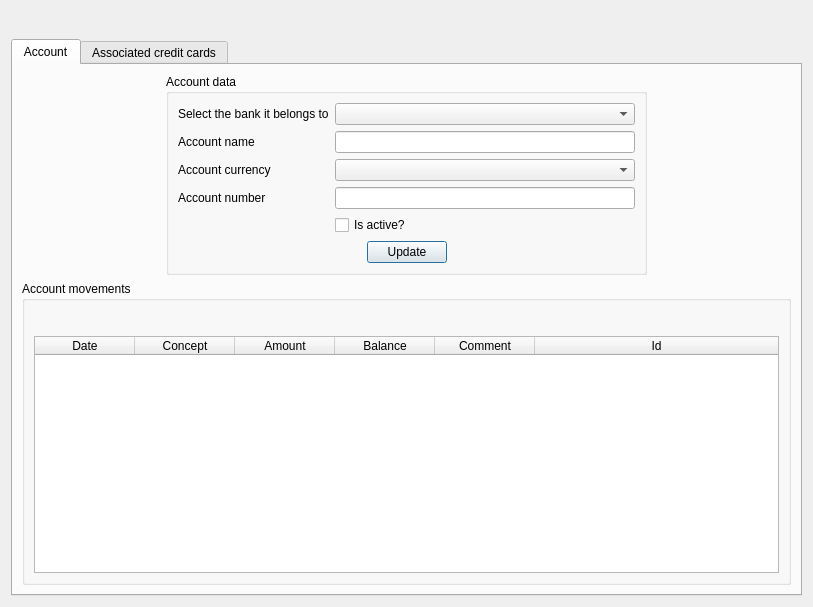
<?xml version="1.0" encoding="UTF-8"?>
<ui version="4.0">
 <class>frmAccountsReport</class>
 <widget class="QDialog" name="frmAccountsReport">
  <property name="windowModality">
   <enum>Qt::WindowModal</enum>
  </property>
  <property name="geometry">
   <rect>
    <x>0</x>
    <y>0</y>
    <width>813</width>
    <height>607</height>
   </rect>
  </property>
  <property name="windowTitle">
   <string>Account report</string>
  </property>
  <property name="windowIcon">
   <iconset resource="../images/xulpymoney.qrc">
    <normaloff>:/xulpymoney/report2.png</normaloff>:/xulpymoney/report2.png</iconset>
  </property>
  <property name="modal">
   <bool>true</bool>
  </property>
  <layout class="QVBoxLayout" name="_2">
   <item>
    <layout class="QVBoxLayout" name="verticalLayout_2">
     <item>
      <widget class="QLabel" name="lblTitulo">
       <property name="font">
        <font>
         <pointsize>14</pointsize>
         <weight>75</weight>
         <bold>true</bold>
        </font>
       </property>
       <property name="styleSheet">
        <string notr="true">color: rgb(0, 128, 0);</string>
       </property>
       <property name="text">
        <string/>
       </property>
       <property name="alignment">
        <set>Qt::AlignCenter</set>
       </property>
      </widget>
     </item>
     <item>
      <widget class="QTabWidget" name="tab">
       <property name="currentIndex">
        <number>0</number>
       </property>
       <widget class="QWidget" name="tabMovimientos">
        <attribute name="icon">
         <iconset resource="../images/xulpymoney.qrc">
          <normaloff>:/xulpymoney/coins.png</normaloff>:/xulpymoney/coins.png</iconset>
        </attribute>
        <attribute name="title">
         <string>Account</string>
        </attribute>
        <layout class="QHBoxLayout" name="horizontalLayout_5">
         <item>
          <layout class="QVBoxLayout" name="verticalLayout_6">
           <item>
            <layout class="QHBoxLayout" name="horizontalLayout_4">
             <item>
              <spacer name="horizontalSpacer_4">
               <property name="orientation">
                <enum>Qt::Horizontal</enum>
               </property>
               <property name="sizeHint" stdset="0">
                <size>
                 <width>40</width>
                 <height>20</height>
                </size>
               </property>
              </spacer>
             </item>
             <item>
              <widget class="QGroupBox" name="groupBox">
               <property name="sizePolicy">
                <sizepolicy hsizetype="Minimum" vsizetype="Minimum">
                 <horstretch>0</horstretch>
                 <verstretch>0</verstretch>
                </sizepolicy>
               </property>
               <property name="title">
                <string>Account data</string>
               </property>
               <layout class="QHBoxLayout" name="horizontalLayout_2">
                <item>
                 <layout class="QVBoxLayout" name="verticalLayout">
                  <item>
                   <layout class="QFormLayout" name="formLayout">
                    <property name="fieldGrowthPolicy">
                     <enum>QFormLayout::ExpandingFieldsGrow</enum>
                    </property>
                    <item row="0" column="0">
                     <widget class="QLabel" name="label">
                      <property name="text">
                       <string>Select the bank it belongs to</string>
                      </property>
                     </widget>
                    </item>
                    <item row="0" column="1">
                     <widget class="QComboBox" name="cmbEB">
                      <property name="sizePolicy">
                       <sizepolicy hsizetype="Expanding" vsizetype="Preferred">
                        <horstretch>0</horstretch>
                        <verstretch>0</verstretch>
                       </sizepolicy>
                      </property>
                      <property name="sizeAdjustPolicy">
                       <enum>QComboBox::AdjustToContents</enum>
                      </property>
                     </widget>
                    </item>
                    <item row="1" column="0">
                     <widget class="QLabel" name="label_2">
                      <property name="text">
                       <string>Account name</string>
                      </property>
                     </widget>
                    </item>
                    <item row="1" column="1">
                     <widget class="QLineEdit" name="txtAccount">
                      <property name="sizePolicy">
                       <sizepolicy hsizetype="Expanding" vsizetype="Preferred">
                        <horstretch>0</horstretch>
                        <verstretch>0</verstretch>
                       </sizepolicy>
                      </property>
                      <property name="minimumSize">
                       <size>
                        <width>300</width>
                        <height>0</height>
                       </size>
                      </property>
                     </widget>
                    </item>
                    <item row="2" column="0">
                     <widget class="QLabel" name="label_8">
                      <property name="text">
                       <string>Account currency</string>
                      </property>
                     </widget>
                    </item>
                    <item row="2" column="1">
                     <widget class="QComboBox" name="cmbCurrency">
                      <property name="sizePolicy">
                       <sizepolicy hsizetype="Expanding" vsizetype="Preferred">
                        <horstretch>0</horstretch>
                        <verstretch>0</verstretch>
                       </sizepolicy>
                      </property>
                     </widget>
                    </item>
                    <item row="3" column="0">
                     <widget class="QLabel" name="label_3">
                      <property name="text">
                       <string>Account number</string>
                      </property>
                     </widget>
                    </item>
                    <item row="3" column="1">
                     <widget class="QLineEdit" name="txtNumero">
                      <property name="sizePolicy">
                       <sizepolicy hsizetype="Expanding" vsizetype="Preferred">
                        <horstretch>0</horstretch>
                        <verstretch>0</verstretch>
                       </sizepolicy>
                      </property>
                     </widget>
                    </item>
                    <item row="4" column="1">
                     <widget class="QCheckBox" name="chkActiva">
                      <property name="text">
                       <string>Is active?</string>
                      </property>
                     </widget>
                    </item>
                   </layout>
                  </item>
                  <item>
                   <layout class="QHBoxLayout" name="horizontalLayout_12">
                    <item>
                     <spacer name="horizontalSpacer_6">
                      <property name="orientation">
                       <enum>Qt::Horizontal</enum>
                      </property>
                      <property name="sizeHint" stdset="0">
                       <size>
                        <width>40</width>
                        <height>20</height>
                       </size>
                      </property>
                     </spacer>
                    </item>
                    <item>
                     <widget class="QPushButton" name="cmdDatos">
                      <property name="text">
                       <string>Update</string>
                      </property>
                     </widget>
                    </item>
                    <item>
                     <spacer name="horizontalSpacer_7">
                      <property name="orientation">
                       <enum>Qt::Horizontal</enum>
                      </property>
                      <property name="sizeHint" stdset="0">
                       <size>
                        <width>40</width>
                        <height>20</height>
                       </size>
                      </property>
                     </spacer>
                    </item>
                   </layout>
                  </item>
                 </layout>
                </item>
               </layout>
              </widget>
             </item>
             <item>
              <spacer name="horizontalSpacer_5">
               <property name="orientation">
                <enum>Qt::Horizontal</enum>
               </property>
               <property name="sizeHint" stdset="0">
                <size>
                 <width>40</width>
                 <height>20</height>
                </size>
               </property>
              </spacer>
             </item>
            </layout>
           </item>
           <item>
            <widget class="QGroupBox" name="groupBox_2">
             <property name="sizePolicy">
              <sizepolicy hsizetype="Expanding" vsizetype="Expanding">
               <horstretch>0</horstretch>
               <verstretch>0</verstretch>
              </sizepolicy>
             </property>
             <property name="title">
              <string>Account movements</string>
             </property>
             <layout class="QHBoxLayout" name="horizontalLayout_3">
              <item>
               <layout class="QVBoxLayout" name="verticalLayout_3">
                <item>
                 <layout class="QHBoxLayout" name="horizontalLayout">
                  <item>
                   <spacer name="horizontalSpacer_2">
                    <property name="orientation">
                     <enum>Qt::Horizontal</enum>
                    </property>
                    <property name="sizeHint" stdset="0">
                     <size>
                      <width>40</width>
                      <height>20</height>
                     </size>
                    </property>
                   </spacer>
                  </item>
                  <item>
                   <widget class="wdgYearMonth" name="wdgYM" native="true"/>
                  </item>
                  <item>
                   <spacer name="horizontalSpacer_3">
                    <property name="orientation">
                     <enum>Qt::Horizontal</enum>
                    </property>
                    <property name="sizeHint" stdset="0">
                     <size>
                      <width>40</width>
                      <height>20</height>
                     </size>
                    </property>
                   </spacer>
                  </item>
                 </layout>
                </item>
                <item>
                 <widget class="myQTableWidget" name="tblOperaciones">
                  <property name="contextMenuPolicy">
                   <enum>Qt::CustomContextMenu</enum>
                  </property>
                  <property name="alternatingRowColors">
                   <bool>true</bool>
                  </property>
                  <property name="selectionMode">
                   <enum>QAbstractItemView::SingleSelection</enum>
                  </property>
                  <property name="selectionBehavior">
                   <enum>QAbstractItemView::SelectRows</enum>
                  </property>
                  <attribute name="horizontalHeaderStretchLastSection">
                   <bool>true</bool>
                  </attribute>
                  <attribute name="verticalHeaderVisible">
                   <bool>false</bool>
                  </attribute>
                  <attribute name="verticalHeaderStretchLastSection">
                   <bool>false</bool>
                  </attribute>
                  <column>
                   <property name="text">
                    <string>Date</string>
                   </property>
                  </column>
                  <column>
                   <property name="text">
                    <string>Concept</string>
                   </property>
                  </column>
                  <column>
                   <property name="text">
                    <string>Amount</string>
                   </property>
                  </column>
                  <column>
                   <property name="text">
                    <string>Balance</string>
                   </property>
                  </column>
                  <column>
                   <property name="text">
                    <string>Comment</string>
                   </property>
                  </column>
                  <column>
                   <property name="text">
                    <string>Id</string>
                   </property>
                  </column>
                 </widget>
                </item>
               </layout>
              </item>
             </layout>
            </widget>
           </item>
          </layout>
         </item>
        </layout>
       </widget>
       <widget class="QWidget" name="tabTarjetas">
        <attribute name="icon">
         <iconset resource="../images/xulpymoney.qrc">
          <normaloff>:/xulpymoney/visa2.png</normaloff>:/xulpymoney/visa2.png</iconset>
        </attribute>
        <attribute name="title">
         <string>Associated credit cards</string>
        </attribute>
        <layout class="QHBoxLayout" name="horizontalLayout_8">
         <item>
          <layout class="QVBoxLayout" name="verticalLayout_5">
           <item>
            <widget class="QGroupBox" name="groupBox_3">
             <property name="title">
              <string>Credit card list</string>
             </property>
             <layout class="QHBoxLayout" name="horizontalLayout_9">
              <item>
               <layout class="QVBoxLayout" name="verticalLayout_4">
                <item>
                 <widget class="QCheckBox" name="chkCreditCards">
                  <property name="text">
                   <string>Show inactive credit cards</string>
                  </property>
                 </widget>
                </item>
                <item>
                 <widget class="myQTableWidget" name="tblCreditCards">
                  <property name="contextMenuPolicy">
                   <enum>Qt::CustomContextMenu</enum>
                  </property>
                  <property name="alternatingRowColors">
                   <bool>true</bool>
                  </property>
                  <property name="selectionMode">
                   <enum>QAbstractItemView::SingleSelection</enum>
                  </property>
                  <property name="selectionBehavior">
                   <enum>QAbstractItemView::SelectRows</enum>
                  </property>
                  <attribute name="verticalHeaderVisible">
                   <bool>false</bool>
                  </attribute>
                  <column>
                   <property name="text">
                    <string>Credit card</string>
                   </property>
                  </column>
                  <column>
                   <property name="text">
                    <string>Number</string>
                   </property>
                  </column>
                  <column>
                   <property name="text">
                    <string>Active</string>
                   </property>
                  </column>
                  <column>
                   <property name="text">
                    <string>Delayed payment</string>
                   </property>
                  </column>
                  <column>
                   <property name="text">
                    <string>Maximum balance</string>
                   </property>
                  </column>
                  <column>
                   <property name="text">
                    <string>Balance</string>
                   </property>
                  </column>
                 </widget>
                </item>
               </layout>
              </item>
             </layout>
            </widget>
           </item>
           <item>
            <layout class="QHBoxLayout" name="layDiferido">
             <item>
              <widget class="QTabWidget" name="tabOpertarjetasDiferidas">
               <property name="enabled">
                <bool>false</bool>
               </property>
               <property name="currentIndex">
                <number>0</number>
               </property>
               <widget class="QWidget" name="tab_2">
                <attribute name="title">
                 <string>Selected Credit Card delayed operations</string>
                </attribute>
                <layout class="QHBoxLayout" name="horizontalLayout_6">
                 <item>
                  <widget class="QGroupBox" name="grpOperTarjetas">
                   <property name="title">
                    <string>Selected Credit Card delayed operations</string>
                   </property>
                   <property name="checkable">
                    <bool>false</bool>
                   </property>
                   <layout class="QVBoxLayout" name="verticalLayout_7">
                    <item>
                     <widget class="myQTableWidget" name="tblCreditCardOpers">
                      <property name="contextMenuPolicy">
                       <enum>Qt::CustomContextMenu</enum>
                      </property>
                      <property name="editTriggers">
                       <set>QAbstractItemView::NoEditTriggers</set>
                      </property>
                      <property name="alternatingRowColors">
                       <bool>true</bool>
                      </property>
                      <property name="selectionMode">
                       <enum>QAbstractItemView::MultiSelection</enum>
                      </property>
                      <property name="selectionBehavior">
                       <enum>QAbstractItemView::SelectRows</enum>
                      </property>
                      <attribute name="verticalHeaderVisible">
                       <bool>false</bool>
                      </attribute>
                      <column>
                       <property name="text">
                        <string>Date</string>
                       </property>
                      </column>
                      <column>
                       <property name="text">
                        <string>Concept</string>
                       </property>
                      </column>
                      <column>
                       <property name="text">
                        <string>Amount</string>
                       </property>
                      </column>
                      <column>
                       <property name="text">
                        <string>Comment</string>
                       </property>
                      </column>
                     </widget>
                    </item>
                   </layout>
                  </widget>
                 </item>
                 <item>
                  <layout class="QVBoxLayout" name="verticalLayout_10">
                   <item>
                    <spacer name="verticalSpacer">
                     <property name="orientation">
                      <enum>Qt::Vertical</enum>
                     </property>
                     <property name="sizeHint" stdset="0">
                      <size>
                       <width>20</width>
                       <height>40</height>
                      </size>
                     </property>
                    </spacer>
                   </item>
                   <item>
                    <widget class="QGroupBox" name="grpPago">
                     <property name="sizePolicy">
                      <sizepolicy hsizetype="Minimum" vsizetype="Preferred">
                       <horstretch>0</horstretch>
                       <verstretch>0</verstretch>
                      </sizepolicy>
                     </property>
                     <property name="maximumSize">
                      <size>
                       <width>400</width>
                       <height>16777215</height>
                      </size>
                     </property>
                     <property name="title">
                      <string>Selected operations delayed payment</string>
                     </property>
                     <layout class="QHBoxLayout" name="horizontalLayout_11">
                      <item>
                       <layout class="QVBoxLayout" name="verticalLayout_8">
                        <item>
                         <widget class="QLabel" name="lblPago">
                          <property name="font">
                           <font>
                            <pointsize>12</pointsize>
                            <weight>75</weight>
                            <bold>true</bold>
                           </font>
                          </property>
                          <property name="text">
                           <string>XXXX €</string>
                          </property>
                          <property name="alignment">
                           <set>Qt::AlignCenter</set>
                          </property>
                         </widget>
                        </item>
                        <item>
                         <layout class="QHBoxLayout" name="horizontalLayout_10">
                          <item>
                           <widget class="wdgDatetime" name="wdgDtPago" native="true"/>
                          </item>
                         </layout>
                        </item>
                        <item>
                         <widget class="QPushButton" name="cmdPago">
                          <property name="text">
                           <string>Pay</string>
                          </property>
                         </widget>
                        </item>
                       </layout>
                      </item>
                     </layout>
                    </widget>
                   </item>
                   <item>
                    <spacer name="verticalSpacer_2">
                     <property name="orientation">
                      <enum>Qt::Vertical</enum>
                     </property>
                     <property name="sizeHint" stdset="0">
                      <size>
                       <width>20</width>
                       <height>40</height>
                      </size>
                     </property>
                    </spacer>
                   </item>
                  </layout>
                 </item>
                </layout>
               </widget>
               <widget class="QWidget" name="tab_3">
                <attribute name="title">
                 <string>Deferred payments for the selected card report</string>
                </attribute>
                <layout class="QHBoxLayout" name="horizontalLayout_14">
                 <item>
                  <layout class="QVBoxLayout" name="verticalLayout_9">
                   <item>
                    <layout class="QHBoxLayout" name="horizontalLayout_13">
                     <item>
                      <widget class="QLabel" name="label_6">
                       <property name="text">
                        <string>Select a payment</string>
                       </property>
                      </widget>
                     </item>
                     <item>
                      <widget class="QComboBox" name="cmbFechasPago">
                       <property name="sizeAdjustPolicy">
                        <enum>QComboBox::AdjustToContents</enum>
                       </property>
                      </widget>
                     </item>
                     <item>
                      <spacer name="horizontalSpacer">
                       <property name="orientation">
                        <enum>Qt::Horizontal</enum>
                       </property>
                       <property name="sizeHint" stdset="0">
                        <size>
                         <width>40</width>
                         <height>20</height>
                        </size>
                       </property>
                      </spacer>
                     </item>
                     <item>
                      <widget class="QLabel" name="label_7">
                       <property name="text">
                        <string>Pay back</string>
                       </property>
                      </widget>
                     </item>
                     <item>
                      <widget class="QPushButton" name="cmdDevolverPago">
                       <property name="text">
                        <string>Pay back</string>
                       </property>
                       <property name="icon">
                        <iconset>
                         <normaloff>:/xulpmoney/tools-wizard.png</normaloff>:/xulpmoney/tools-wizard.png</iconset>
                       </property>
                      </widget>
                     </item>
                    </layout>
                   </item>
                   <item>
                    <widget class="myQTableWidget" name="tblOpertarjetasHistoricas">
                     <property name="alternatingRowColors">
                      <bool>true</bool>
                     </property>
                     <property name="selectionMode">
                      <enum>QAbstractItemView::SingleSelection</enum>
                     </property>
                     <property name="selectionBehavior">
                      <enum>QAbstractItemView::SelectRows</enum>
                     </property>
                     <attribute name="verticalHeaderVisible">
                      <bool>false</bool>
                     </attribute>
                    </widget>
                   </item>
                  </layout>
                 </item>
                </layout>
               </widget>
              </widget>
             </item>
            </layout>
           </item>
          </layout>
         </item>
        </layout>
       </widget>
      </widget>
     </item>
    </layout>
   </item>
  </layout>
  <action name="actionOperationAdd">
   <property name="icon">
    <iconset resource="../images/xulpymoney.qrc">
     <normaloff>:/xulpymoney/add.png</normaloff>:/xulpymoney/add.png</iconset>
   </property>
   <property name="text">
    <string>New operation</string>
   </property>
   <property name="toolTip">
    <string>New operation</string>
   </property>
  </action>
  <action name="actionOperationDelete">
   <property name="icon">
    <iconset resource="../images/xulpymoney.qrc">
     <normaloff>:/xulpymoney/list-remove.png</normaloff>:/xulpymoney/list-remove.png</iconset>
   </property>
   <property name="text">
    <string>Delete operation</string>
   </property>
   <property name="toolTip">
    <string>Delete operation</string>
   </property>
  </action>
  <action name="actionCreditCardAdd">
   <property name="icon">
    <iconset resource="../images/xulpymoney.qrc">
     <normaloff>:/xulpymoney/add.png</normaloff>:/xulpymoney/add.png</iconset>
   </property>
   <property name="text">
    <string>New credit card</string>
   </property>
  </action>
  <action name="actionCreditCardDelete">
   <property name="icon">
    <iconset resource="../images/xulpymoney.qrc">
     <normaloff>:/xulpymoney/list-remove.png</normaloff>:/xulpymoney/list-remove.png</iconset>
   </property>
   <property name="text">
    <string>Delete credit card</string>
   </property>
   <property name="toolTip">
    <string>Delete credit card</string>
   </property>
  </action>
  <action name="actionCreditCardOperAdd">
   <property name="icon">
    <iconset resource="../images/xulpymoney.qrc">
     <normaloff>:/xulpymoney/add.png</normaloff>:/xulpymoney/add.png</iconset>
   </property>
   <property name="text">
    <string>New credit card operation</string>
   </property>
   <property name="toolTip">
    <string>New credit card operation</string>
   </property>
  </action>
  <action name="actionCreditCardOperDelete">
   <property name="icon">
    <iconset resource="../images/xulpymoney.qrc">
     <normaloff>:/xulpymoney/list-remove.png</normaloff>:/xulpymoney/list-remove.png</iconset>
   </property>
   <property name="text">
    <string>Delete credit card operation</string>
   </property>
   <property name="toolTip">
    <string>Delete credit card operation</string>
   </property>
  </action>
  <action name="actionCreditCardEdit">
   <property name="icon">
    <iconset resource="../images/xulpymoney.qrc">
     <normaloff>:/xulpymoney/editar.png</normaloff>:/xulpymoney/editar.png</iconset>
   </property>
   <property name="text">
    <string>Update credit card</string>
   </property>
   <property name="toolTip">
    <string>Update credit card</string>
   </property>
  </action>
  <action name="actionCreditCardActivate">
   <property name="checkable">
    <bool>true</bool>
   </property>
   <property name="text">
    <string>Is active?</string>
   </property>
  </action>
  <action name="actionOperationEdit">
   <property name="icon">
    <iconset resource="../images/xulpymoney.qrc">
     <normaloff>:/xulpymoney/editar.png</normaloff>:/xulpymoney/editar.png</iconset>
   </property>
   <property name="text">
    <string>Update operation</string>
   </property>
   <property name="toolTip">
    <string>Update operation</string>
   </property>
  </action>
  <action name="actionCreditCardOperEdit">
   <property name="icon">
    <iconset resource="../images/xulpymoney.qrc">
     <normaloff>:/xulpymoney/editar.png</normaloff>:/xulpymoney/editar.png</iconset>
   </property>
   <property name="text">
    <string>Update credit card operation</string>
   </property>
   <property name="toolTip">
    <string>Update credit card operation</string>
   </property>
  </action>
  <action name="actionTransferDelete">
   <property name="icon">
    <iconset resource="../images/xulpymoney.qrc">
     <normaloff>:/xulpymoney/list-remove.png</normaloff>:/xulpymoney/list-remove.png</iconset>
   </property>
   <property name="text">
    <string>Delete transfer</string>
   </property>
   <property name="toolTip">
    <string>Delete transfer</string>
   </property>
  </action>
  <action name="actionInvestmentOperationEdit">
   <property name="icon">
    <iconset resource="../images/xulpymoney.qrc">
     <normaloff>:/xulpymoney/document-edit.png</normaloff>:/xulpymoney/document-edit.png</iconset>
   </property>
   <property name="text">
    <string>Edit associated investment operation</string>
   </property>
   <property name="toolTip">
    <string>Edit associated investment operation</string>
   </property>
  </action>
  <action name="actionInvestmentOperationDelete">
   <property name="icon">
    <iconset resource="../images/xulpymoney.qrc">
     <normaloff>:/xulpymoney/list-remove.png</normaloff>:/xulpymoney/list-remove.png</iconset>
   </property>
   <property name="text">
    <string>Delete associated investment operation</string>
   </property>
   <property name="toolTip">
    <string>Delete associated investment operation</string>
   </property>
  </action>
  <action name="actionCreditCardOperRefund">
   <property name="icon">
    <iconset resource="../images/xulpymoney.qrc">
     <normaloff>:/xulpymoney/Money.png</normaloff>:/xulpymoney/Money.png</iconset>
   </property>
   <property name="text">
    <string>Credit card operation refund</string>
   </property>
   <property name="toolTip">
    <string>Credit card operation refund</string>
   </property>
  </action>
  <action name="actionConceptReport">
   <property name="icon">
    <iconset resource="../images/xulpymoney.qrc">
     <normaloff>:/xulpymoney/hucha.png</normaloff>:/xulpymoney/hucha.png</iconset>
   </property>
   <property name="text">
    <string>Show concept historical report</string>
   </property>
   <property name="toolTip">
    <string>Show concept historical report</string>
   </property>
  </action>
 </widget>
 <customwidgets>
  <customwidget>
   <class>myQTableWidget</class>
   <extends>QTableWidget</extends>
   <header location="global">myqtablewidget</header>
  </customwidget>
  <customwidget>
   <class>wdgYearMonth</class>
   <extends>QWidget</extends>
   <header location="global">wdgYearMonth</header>
   <container>1</container>
  </customwidget>
  <customwidget>
   <class>wdgDatetime</class>
   <extends>QWidget</extends>
   <header location="global">wdgDatetime</header>
   <container>1</container>
  </customwidget>
 </customwidgets>
 <resources>
  <include location="../images/xulpymoney.qrc"/>
 </resources>
 <connections/>
</ui>
